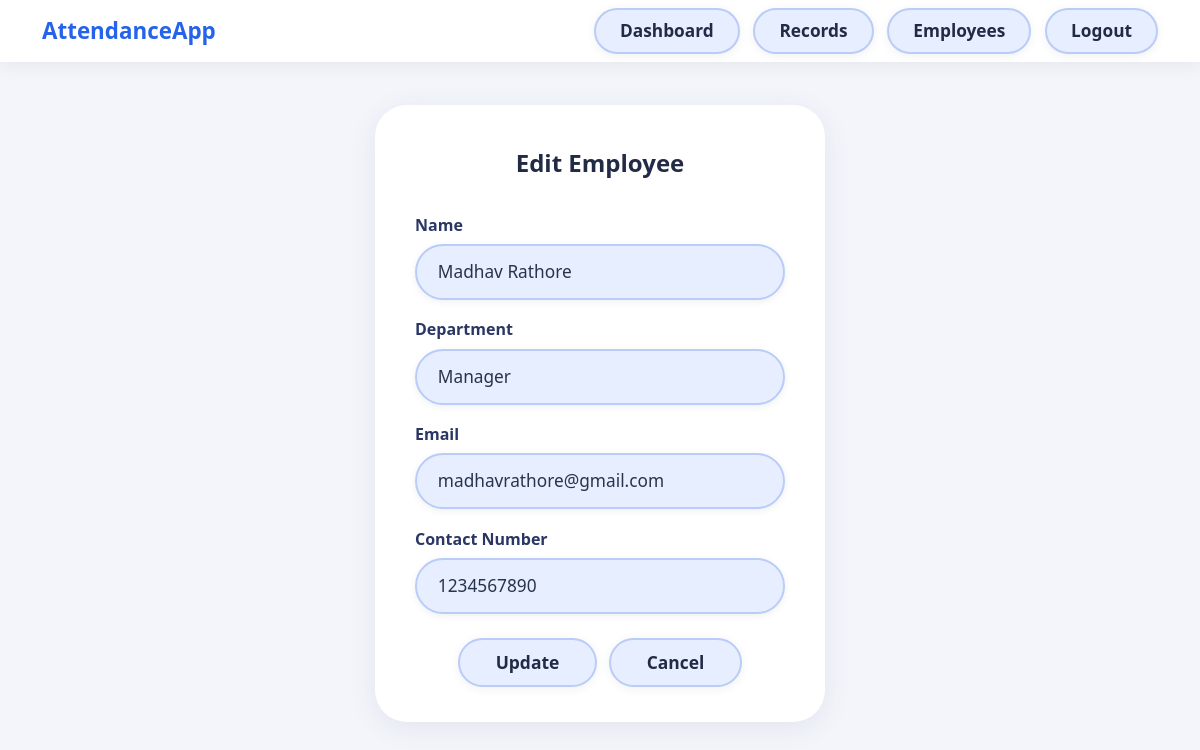
The page /employee/edit/5 (signed in) on the database its author committed.
### models.py (models this page shows)
class Employee(db.Model):
    id = db.Column(db.Integer, primary_key=True)
    name = db.Column(db.String(150), nullable=False)
    department = db.Column(db.String(100), nullable=False)
    email = db.Column(db.String(150), nullable=False)
    contact = db.Column(db.String(20), nullable=False)
    face_data_folder = db.Column(db.String(200))
    attendances = db.relationship(
        'Attendance',
        backref='employee',
        lazy=True,
        cascade='all, delete-orphan',
        passive_deletes=True
    )

### app.py (the view, shortened to what this page needs)
@app.route("/employee/edit/<int:id>", methods=["GET", "POST"])
@login_required
def edit_employee(id):
    emp = Employee.query.get_or_404(id)
    return render_template("employee_form.html", employee=emp)

### app.py (called while the page is built)
@login_manager.user_loader
def load_user(user_id):
    return db.session.get(Admin, int(user_id))

### templates/employee_form.html (shortened to what this page needs)
{% extends 'base.html' %}
{% block content %}
<div class="form-card">
  <h4>{{ 'Edit Employee' if employee else 'Add New Employee' }}</h4>
  <form method="POST" autocomplete="off">
    <label for="name" class="form-label">Name</label>
    <input type="text" class="form-control" id="name" name="name"
           value="{{ employee.name if employee else '' }}" required
           placeholder="Enter name">
    <label for="department" class="form-label">Department</label>
    <input type="text" class="form-control" id="department" name="department"
           value="{{ employee.department if employee else '' }}" required
           placeholder="Enter department">
    <label for="email" class="form-label">Email</label>
    <input type="email" class="form-control" id="email" name="email"
           value="{{ employee.email if employee else '' }}" required
           placeholder="Enter email address">
    <label for="contact" class="form-label">Contact Number</label>
    <input type="text" class="form-control" id="contact" name="contact"
           value="{{ employee.contact if employee else '' }}" required
           placeholder="Enter contact number">
    <div class="mt-4 text-center">
      <button type="submit" class="btn-form">
        {{ 'Update' if employee else 'Save' }}
      </button>
      <a href="{{ url_for('dashboard') }}" class="btn-form">Cancel</a>
    </div>
  </form>
</div>
{% endblock %}

### templates/base.html (style rules this page uses)
body { background: #f3f5fa; }

### templates/employee_form.html (style rules this page uses)
.form-card { background: #fff; border-radius: 32px; box-shadow: 0 6px 28px rgba(54,74,146,0.09); padding: 2.7rem 2.5rem 2.2rem; margin-top: 2.7rem; max-width: 450px; margin-left: auto; margin-right: auto; }
.form-card h4 { font-size: 1.5rem; font-weight: 700; text-align: center; margin-bottom: 2.2rem; color: #222b45; }
.form-label { font-weight: 600; color: #2a3664; margin-bottom: .46rem; display:block; }
.form-control { border-radius: 32px; background: #e6eeff; border: 2px solid #baccf7; box-shadow: 0 2px 7px rgba(44,62,80,0.08); padding: 0.81rem 1.3rem; font-size: 1.08rem; color: #28344a; font-weight: 500; margin-bottom: 1.1rem; outline: none; transition: border 0.15s, background 0.15s; width: 100%; }
.btn-form { background:#e6eeff; color:#222b45; border: 2px solid #baccf7; border-radius: 99px; font-weight: 600; padding: .59rem 2.2rem; font-size: 1.09rem; box-shadow: 0 2px 10px rgba(44,62,80,0.07); margin-right: .55rem; text-decoration: none !important; display:inline-block; transition:background .17s, border .17s, color .17s; }
.btn-form:last-child { margin-right: 0; }

### rows shown on the page
Employee: name "Madhav Rathore", department "Manager", email "madhavrathore@gmail.com", contact "1234567890"

### other values the page prints
{{ 'Edit Employee' if employee else 'Add New Employee' }} "Edit Employee"
{{ 'Update' if employee else 'Save' }} "Update"
